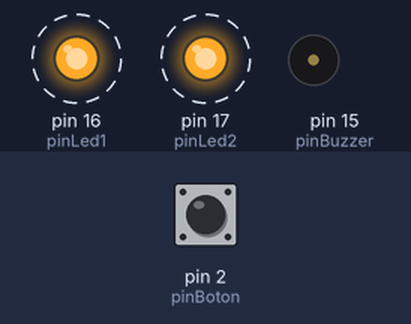
A sketch run on a simulated Arduino Uno, built with avr-gcc and run on an emulated ATmega328P. Shown: output pins drawn as LEDs (lit = HIGH), buzzer (waves = sounding, pin HIGH). Dashed ring = blinking. The inputs (shaded band) are chosen by the test bench; at power-on: pin 2 (pinBoton) LOW. What the sketch prints to the serial monitor is not drawn.

Above: at 1.2 s.
1.3 s: pin 2 (pinBoton) pulled HIGH for 0.15 s
Timing chart, 0 to 10.3 s (numbered marks = the images above; inputs shaded):
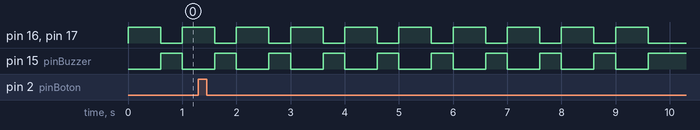

The sketch:

alarma.ino
```cpp
// Variables Alarma
int pinBuzzer = 15;
int pinLed1 = 16;
int pinLed2 = 17;
int pinBoton = 2;
boolean banderaAlarma = HIGH;
int rep;
int numRep = 10;
int tiempoEnc = 600;
int tiempoApag = 400;
int tiempoEspera = 9900;


void setup(){
  Serial.begin(9600);
  pinMode(pinBuzzer, OUTPUT);
  pinMode(pinLed1, OUTPUT);
  pinMode(pinLed2, OUTPUT);
  pinMode(pinBoton, INPUT);
  attachInterrupt(0, Interruptor, RISING);
}

void loop()
{
  Serial.println(banderaAlarma);
  do {
    Alarma();
  } while(banderaAlarma == HIGH);

}


void Alarma()
{
  for (rep = 0; rep < numRep; rep++)
  {
    digitalWrite(pinBuzzer, LOW);
    digitalWrite(pinLed1, HIGH);
    digitalWrite(pinLed2, HIGH);
    delay(tiempoEnc);
    digitalWrite(pinBuzzer, HIGH);
    digitalWrite(pinLed1, LOW);
    digitalWrite(pinLed2, LOW);
    delay(tiempoApag);
  }
  delay(tiempoEspera);
}

void Interruptor()
{
  Serial.println("interrupcion");
  banderaAlarma = LOW;
}
```

Measured:
- by itself, pin 16 (pinLed1), pin 17 (pinLed2): alternates HIGH for 0.60 s and LOW for 0.40 s
- by itself, pin 15 (pinBuzzer): alternates HIGH for 0.40 s and LOW for 0.60 s
